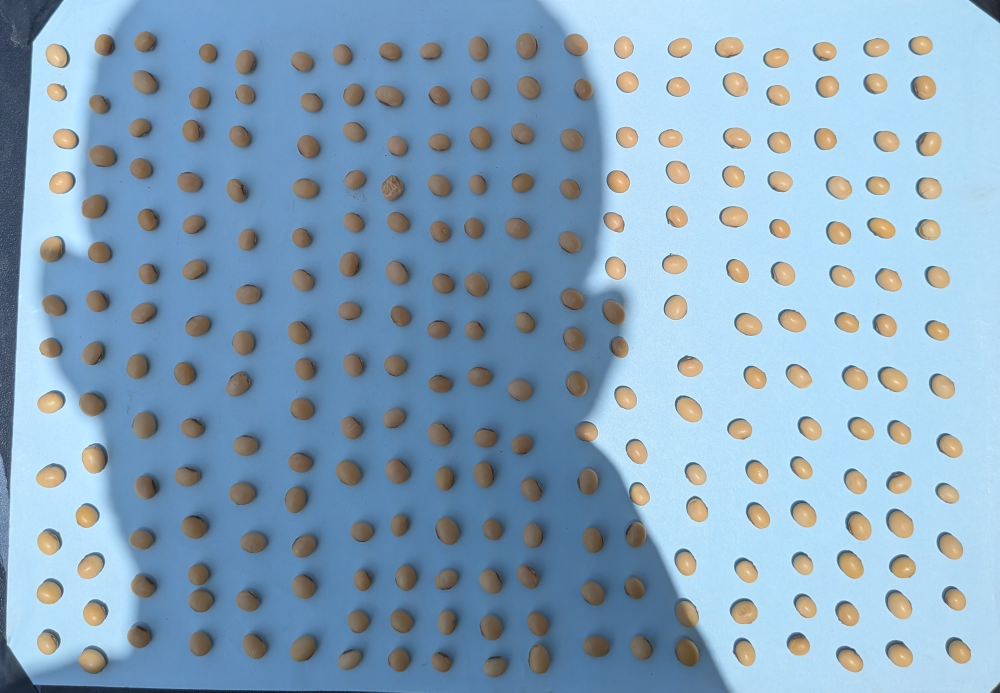
#> input picture app/api/examples/ghana_afayak_shadow.jpg, 3000 x 2077 px (shown at 1/3 size)
$ python segment_multi.py ../app/api/examples/ghana_afayak_shadow.jpg
#> lines starting #> are read from the running program, lines starting #| are printed output that depends on the picture; after the words box and inside, x2 and y2 are one past the last pixel; in counts of white or black regions, pixels touching at a corner belong together
#> in load, returned value is the input picture: shape (2077, 3000, 3); mean R, G, B 135, 165.7, 190.1
"""Find and count seeds on real multi-seed photos (R4), with no training.

Usage on the box: uv run python pipeline/segment_multi.py <image> [--overlay out.jpg]
As a module: segment(rgb) -> list of instances (bbox, area, centroid, n_est).

Method: soybean seeds are yellow (Lab b* > 0) even in shadow, while the blue paper (Ghana) is b* < 0 and the
table at the photo edges is neutral, so b* is thresholded with Otsu on a downscaled copy. Components are
cleaned with opening/closing; a component's seed count is round(area / median single-seed area), which handles
pairs of touching seeds without watershed. Packed bulk photos (Lin originals) have no background and are out
of scope for this method: they are evaluated with the hand-labelled points only.
"""
import argparse

import cv2
import numpy as np
from PIL import Image, ImageOps

WORK_PX = 1600  # long side used for segmentation


def segment(rgb: np.ndarray) -> tuple[list[dict], float]:
    """Return (instances in original pixel coordinates, scale used)."""
    scale = WORK_PX / max(rgb.shape[:2])
#> scale = 0.533
    small = cv2.resize(rgb, None, fx=scale, fy=scale, interpolation=cv2.INTER_AREA) if scale < 1 else rgb
    scale = min(scale, 1.0)
    b = cv2.cvtColor(small, cv2.COLOR_RGB2LAB)[..., 2]
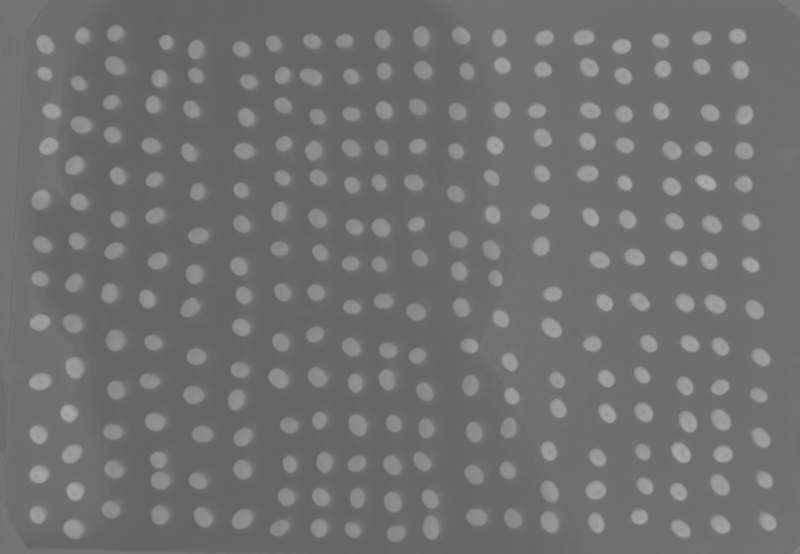
#> b: shape (1108, 1600) (shown at 1/2 size); min 97, max 171, mean 112.3
    b = cv2.GaussianBlur(b, (5, 5), 0)
    _, fg = cv2.threshold(b, 0, 255, cv2.THRESH_BINARY | cv2.THRESH_OTSU)
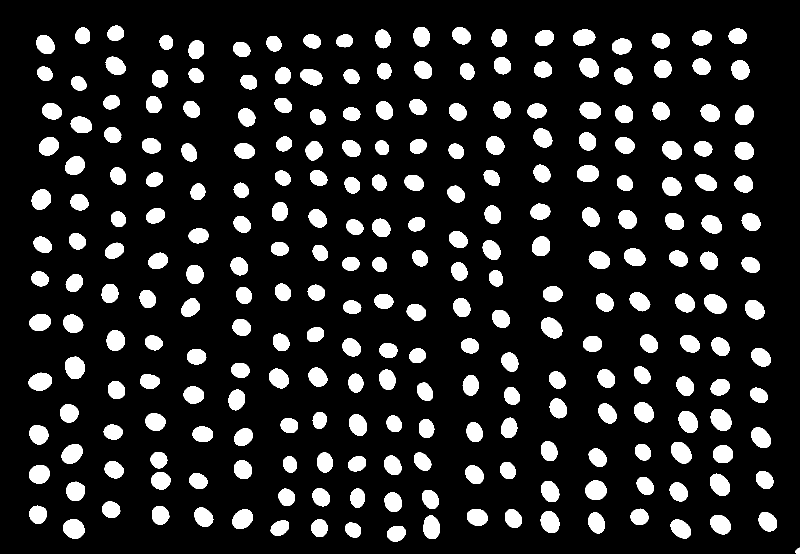
#> fg: shape (1108, 1600) (shown at 1/2 size); 14.2% white; 260 white regions, largest, box (x1, y1, x2, y2) and area: (130, 713, 170, 758) 1404, (1421, 818, 1463, 862) 1398, (1420, 947, 1460, 992) 1334
    k = cv2.getStructuringElement(cv2.MORPH_ELLIPSE, (5, 5))
    fg = cv2.morphologyEx(cv2.morphologyEx(fg, cv2.MORPH_OPEN, k), cv2.MORPH_CLOSE, k)
#> fg: shape (1108, 1600); 14.2% white; 260 white regions, largest, box (x1, y1, x2, y2) and area: (130, 713, 170, 758) 1403, (1421, 818, 1463, 862) 1398, (1420, 947, 1460, 992) 1332
    n, lab, stats, cents = cv2.connectedComponentsWithStats(fg, 8)
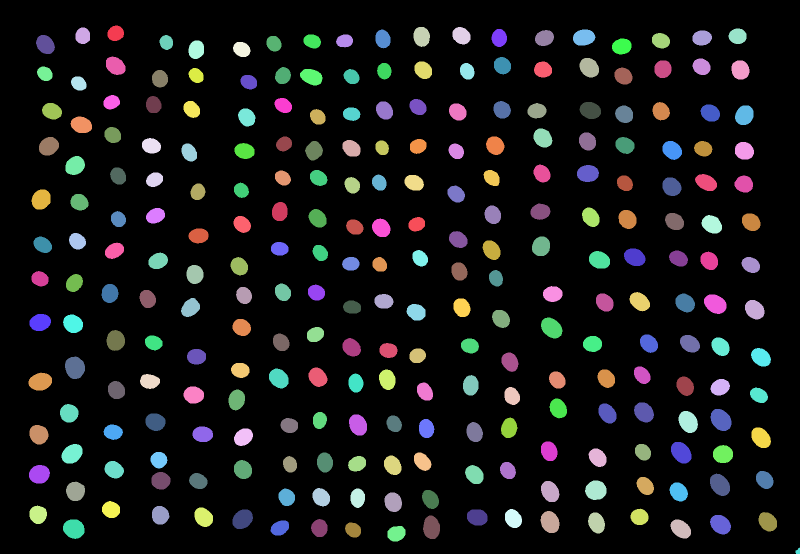
#> lab: shape (1108, 1600) int32 (shown at 1/2 size); 261 distinct labels, from 0 to 260; one colour per label, 0 black
#> n = 261; stats = 261 rows, first 6: [0, 0, 1600, 1108, 1521689], [215, 51, 33, 31, 800], [151, 55, 29, 33, 783], [827, 54, 33, 40, 1046], [905, 54, 36, 35, 975], [1457, 57, 36, 31, 886]; cents = 261 pairs, first value 75.76 to 1595.7, second value 66.3 to 1102.3
    areas = stats[1:, cv2.CC_STAT_AREA].astype(float)
#> areas = 260 values, max 1403 at index 170, min 85 at index 259, mean 965.8
    if not len(areas):
        return [], scale
    # Single-seed area: median of mid-sized components (drops specks and merged blobs from the estimate).
    big = areas[areas > 0.2 * np.median(areas)]
#> big = 259 values, max 1403 at index 170, min 623 at index 14, mean 969.2
    unit = float(np.median(big)) if len(big) else float(np.median(areas))
#> unit = 970
    inst = []
    for i in range(1, n):
        a = stats[i, cv2.CC_STAT_AREA]
        if a < 0.3 * unit:
            continue
        x, y, w, h = stats[i, :4] / scale
        inst.append({"bbox": [float(x), float(y), float(x + w), float(y + h)], "area": float(a / scale**2),
                     "centroid": [float(cents[i][0] / scale), float(cents[i][1] / scale)],
                     "n_est": max(1, int(round(a / unit)))})
#> this loop made 260 passes
#> (a, x, y, w, h) on passes 1 to 3: (800, 403.1, 95.62, 61.88, 58.12), (783, 283.1, 103.1, 54.38, 61.88), (1046, 1550.6, 101.2, 61.88, 75)
#> after the loop, inst = 259 items
    return inst, scale


def load(path: str) -> np.ndarray:
    return np.asarray(ImageOps.exif_transpose(Image.open(path)).convert("RGB"))


if __name__ == "__main__":
    ap = argparse.ArgumentParser()
    ap.add_argument("image")
    ap.add_argument("--overlay")
    a = ap.parse_args()
    rgb = load(a.image)
    inst, _ = segment(rgb)
#> inst = 259 items
    print(f"components {len(inst)}  seeds_est {sum(i['n_est'] for i in inst)}")
#| components 259  seeds_est 259
    if a.overlay:
        out = rgb.copy()
        for i in inst:
            x1, y1, x2, y2 = map(int, i["bbox"])
            cv2.rectangle(out, (x1, y1), (x2, y2), (0, 255, 0) if i["n_est"] == 1 else (255, 0, 0), 4)
        im = Image.fromarray(out)
        im.thumbnail((1600, 1600))
        im.save(a.overlay, quality=80)

$ run again, on app/api/examples/ghana_g17.jpg
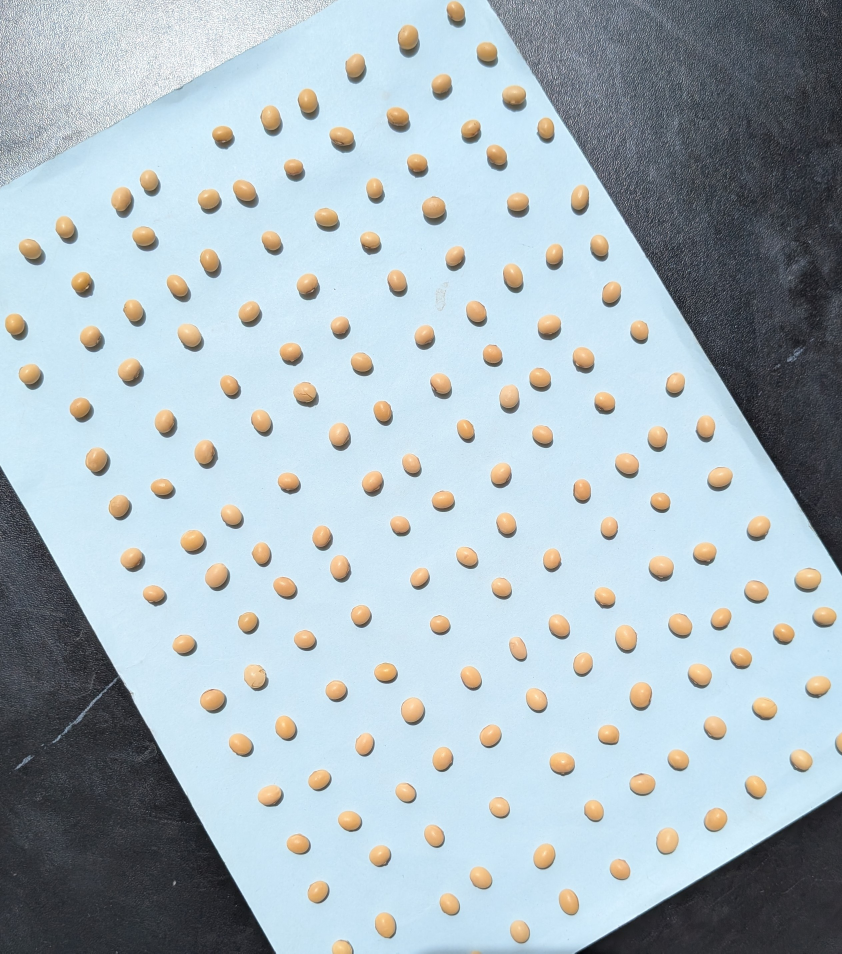
#> input picture app/api/examples/ghana_g17.jpg, 2526 x 2860 px (shown at 1/3 size)
#> in load, returned value is the input picture: shape (2860, 2526, 3); mean R, G, B 170.4, 185.2, 192.9
#> in segment, `_, fg = cv2.threshold(b, 0, 255, cv2.THRESH_BINARY | cv2.THRESH_OTSU)`:
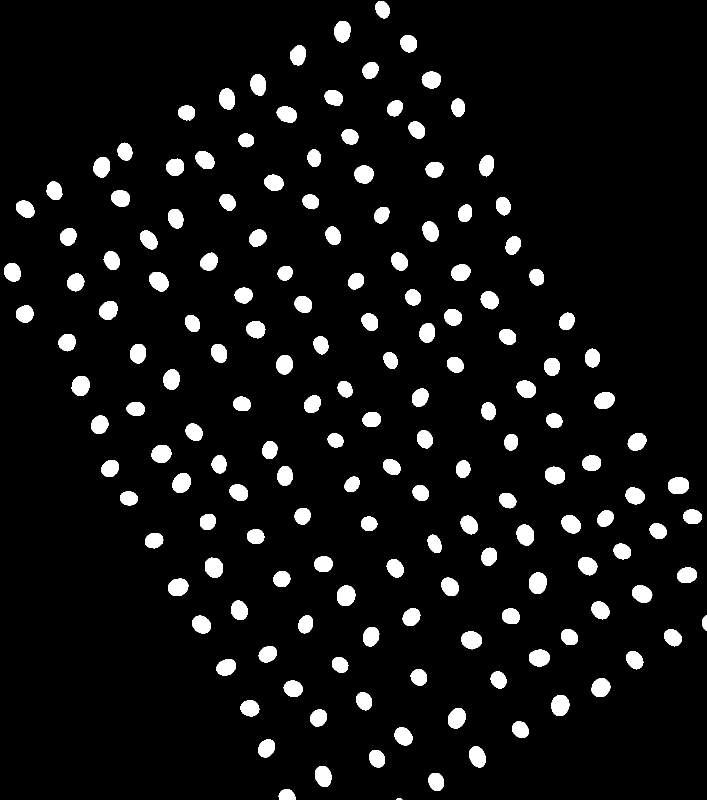
#> fg: shape (1600, 1413) (shown at 1/2 size); 6.8% white; 166 white regions, largest, box (x1, y1, x2, y2) and area: (1058, 1145, 1094, 1188) 1226, (674, 1171, 711, 1212) 1218, (1103, 1390, 1139, 1432) 1211
#> in segment, `n, lab, stats, cents = cv2.connectedComponentsWithStats(fg, 8)`:
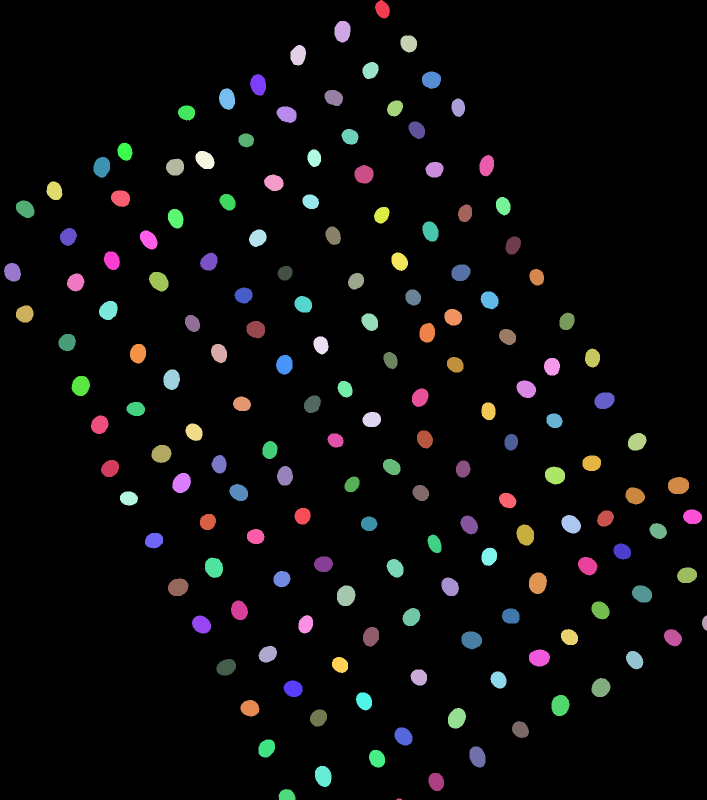
#> lab: shape (1600, 1413) int32 (shown at 1/2 size); 167 distinct labels, from 0 to 166; one colour per label, 0 black
#> n = 167; stats = 167 rows, first 6: [0, 0, 1413, 1600, 2107985], [750, 0, 30, 37, 787], [669, 42, 32, 43, 1114], [801, 71, 33, 34, 906], [581, 90, 31, 41, 991], [725, 124, 32, 34, 843]; cents = 167 pairs, first value 24.67 to 1408.8, second value 18.35 to 1598.1
#> areas = 166 values, max 1225 at index 127, min 29 at index 165, mean 920.6
#> big = 165 values, max 1225 at index 127, min 199 at index 138, mean 926
#> unit = 918
#> the loop in segment, `for i in range(1, n):` made 166 passes
#> (a, x, y, w, h) on passes 1 to 3: (787, 1340.6, 0, 53.62, 66.14), (1114, 1195.8, 75.07, 57.2, 76.86), (906, 1431.8, 126.9, 58.99, 60.77)
#> after the loop in segment, `for i in range(1, n):`: inst = 164 items
#| components 164  seeds_est 164
